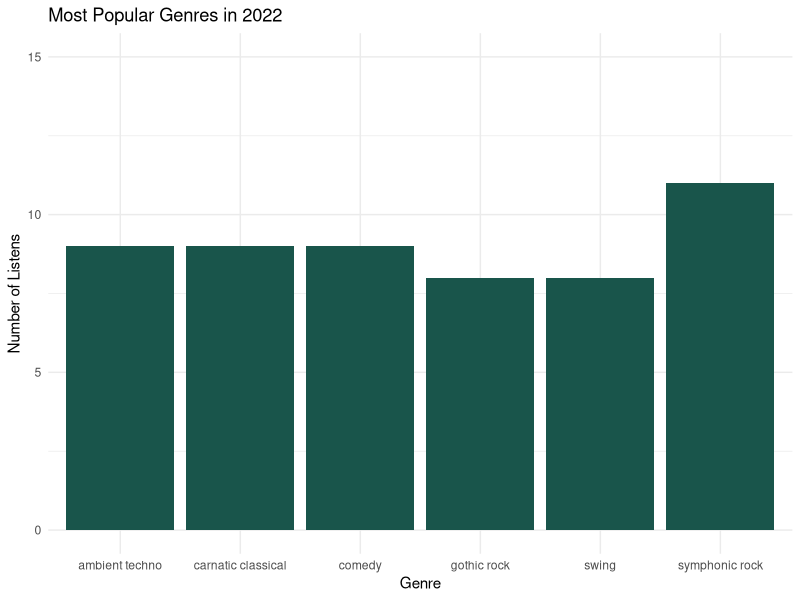

Reproduce this figure in R.
# Greg Lynskey

rm(list= ls())

library(ggplot2)
library(lubridate)

# - Most Listened to Genre By Year
#   - Hypothesis: More sad music was listened to during covid
#   - DataNeeded: Top 5 Genres per Year
most_listened_raw <- read.csv("mostlistened_year.csv", header=TRUE)

# Clean up year data
date_raw <- ymd_hms(most_listened_raw$listened_to_datetime)
years <- format(date_raw, format="%Y")
head(years)


most_listened <- data.frame(
  years,
  most_listened_raw$genrename
)
colnames(most_listened) <- c("year", "genre")

# Parse out Target Year
target_year <- 2022

color <- "blue"

if (target_year == 2020){
  color <- "#a44b5e"
} else if (target_year == 2021){
  color <- "#27435c"
} else if (target_year == 2022){
  color <- "#19554b"
}

most_listened_year <- most_listened[most_listened$year == target_year,]

# Get frequency
genre_count_tbl <- table(most_listened_year$genre)
head(genre_count_tbl)

# Convert to DataFrame and sort
genre_count_df <- as.data.frame(genre_count_tbl)
colnames(genre_count_df) <- c("genre", "frequency")
genre_count_df <- genre_count_df[order(-genre_count_df$frequency),]

# Get Top
gc_top <- head(genre_count_df)

p <- ggplot(gc_top, aes(x=gc_top$genre, y=gc_top$frequency)) +
        geom_bar(stat="identity", fill=color)
titlestr <- paste("Most Popular Genres in" , target_year, sep=" ")

p + labs(title=titlestr) + xlab("Genre") + ylab("Number of Listens") + ylim(0,15) +theme_minimal()

